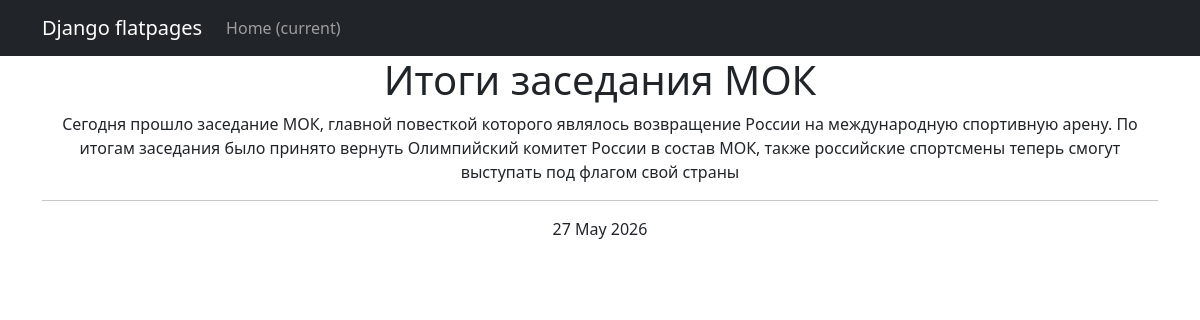
The page /news/1/ on the database its author committed.
### portal/models.py (models this page shows, shortened)
class Post(models.Model):
    news = 'N'
    article = 'A'
    CATEGORY_CHOICES = [
        (news, 'Новость'),
        (article, 'Статья')]
    author_id = models.ForeignKey(Author, on_delete=models.CASCADE)
    categories = models.ManyToManyField(Category, through='PostCategory')
    category = models.CharField(choices=CATEGORY_CHOICES, max_length=1)
    date = models.DateTimeField(auto_now_add=True)
    header = models.TextField()
    text = models.TextField()
    rating = models.FloatField(default=0)

### portal/views.py (the view)
# urls.py: path('news/<int:pk>/', PostDetail.as_view()),
class PostDetail(DetailView):
    model = Post
    template_name = 'post.html'
    context_object_name = 'post'

### portal/templatetags/custom_filter.py (called while the page is built)
@register.filter
def censor(text):
    def word_refactor(match):
        word = match.group()
        censored = word[0] + '*' * (len(word) - 1)
        return censored
    for word in BAD_WORDS:
        pattern = r"\b" + re.escape(word) + r"\b"
        text = re.sub(pattern, word_refactor, text, flags=re.IGNORECASE)
    return text

### templates/post.html (shortened to what this page needs)
{% extends 'flatpages/default.html' %}
{% load custom_filter %}
{% block content%}
<h1>{{ post.header|censor }}</h1>
{{ post.text|censor }}
<hr>
{{ post.date|date:'d M Y' }}
{% endblock content %}

### rows shown on the page
Post: header|censor "Итоги заседания МОК", text|censor "Сегодня прошло заседание МОК, главной повесткой которого являлось возвращение России на международную спортивную арену. По итогам заседания было принято вернуть Олимпийский комитет России в состав МОК, также российские спортсмены теперь смогут выступать под флагом свой страны", date "27 May 2026"
